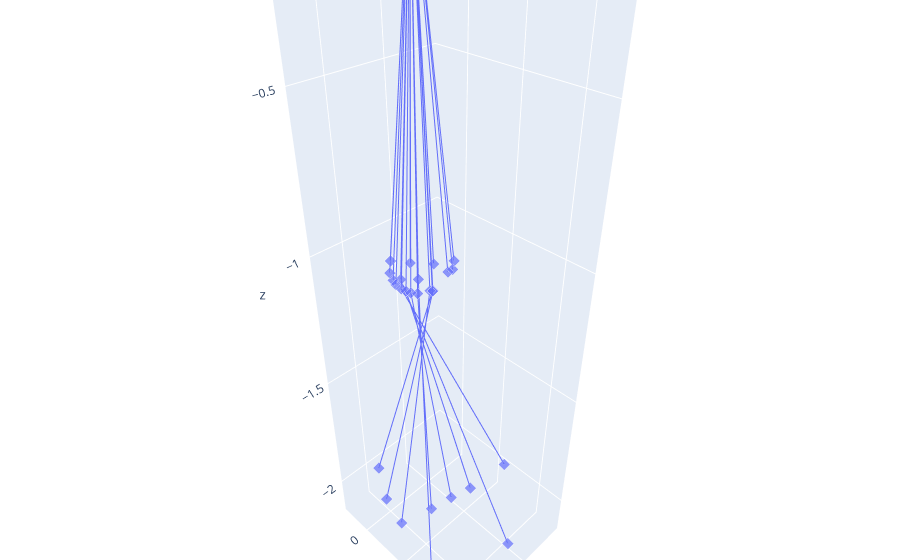

Notebook cell for this chart:
### Code cell
import visu3d as v3d 

idx = 2000

# poss = np.concatenate((r0[valid][::idx, :3], r1[::idx, :3]),axis=0)
# dirss = np.concatenate((r0[valid][::idx, 3:], r1[::idx, 3:]),axis=0)

viz = visu3d_tracer([r0[valid][::idx], r1[::idx]])
viz.fig
# poss = r1[::idx, :3]
# dirss = r1[::idx, 3:]

# poss = np.repeat(sphere_center.reshape(1,3), 160000, 0)
# dirss = sphere_normals
# rays = v3d.Ray(pos=poss, dir=dirss)
# rays.fig

### Figure 1 — Plotly figure (JSON) as saved in the notebook; plotly's stock layout.template omitted (floating-point values rounded to 4 significant figures)
{"data": [{"legendgroup": "Ray 0", "marker": {"size": [0, 6, 0, 0, 6, 0, 0, 6, 0, 0, 6, 0, 0, 6, 0, 0, 6, 0, 0, 6, 0, 0, 6, 0, 0, 6, 0, 0, 6, 0, 0, 6, 0, 0, 6, 0, 0, 6, 0, 0, 6, 0, 0, 6, 0, 0, 6, 0, 0, 6, 0, 0, 6, 0, 0, 6, 0, 0, 6, 0, 0, 6, 0, 0, 6, 0, 0, 6, 0, 0, 6, 0, 0, 6, 0, 0, 6, 0, 0, 6, 0, 0, 6, 0, 0, 6, 0, 0, 6, 0, 0, 6, 0, 0, 6, 0, 0, 6, 0, 0, 6, 0, 0, 6, 0, 0, 6, 0], "symbol": "diamond"}, "mode": "lines+markers", "name": "Ray 0", "showlegend": false, "type": "scatter3d", "x": [0, 0.03951, null, 0, 0.03893, null, 0, 0.1165, null, 0, 0.1059, null, 0, 0.03137, null, 0, 0.1002, null, 0, 0.1389, null, 0, 0.1556, null, 0, 0.1646, null, 0, 0.1731, null, 0, 0.1832, null, 0, 0.02487, null, 0, 0.08175, null, 0, 0.1689, null, 0, 0.1323, null, 0, 0.1623, null, 0, 0.07169, null, 0, 0.1356, null, 0.03951, null, null, 0.03893, null, null, 0.1165, 0.1566, null, 0.1059, 0.2157, null, 0.03137, null, null, 0.1002, 0.237, null, 0.1389, 0.1131, null, 0.1556, 0.03187, null, 0.1646, -0.03916, null, 0.1731, -0.179, null, 0.1832, null, null, 0.02487, null, null, 0.08175, 0.3015, null, 0.1689, null, null, 0.1323, 0.07993, null, 0.1623, null, null, 0.07169, null, null, 0.1356, null, null], "y": [0, 0.1796, null, 0, 0.1733, null, 0, 0.1695, null, 0, 0.1603, null, 0, 0.1464, null, 0, 0.1414, null, 0, 0.1311, null, 0, 0.1206, null, 0, 0.1104, null, 0, 0.1, null, 0, 0.08922, null, 0, 0.07939, null, 0, 0.0719, null, 0, 0.06013, null, 0, 0.05058, null, 0, 0.0387, null, 0, 0.02676, null, 0, 0.01207, null, 0.1796, null, null, 0.1733, null, null, 0.1695, -0.1113, null, 0.1603, 0.001752, null, 0.1464, null, null, 0.1414, 0.1096, null, 0.1311, 0.1382, null, 0.1206, 0.1622, null, 0.1104, 0.1947, null, 0.1, 0.2404, null, 0.08922, null, null, 0.07939, null, null, 0.0719, 0.3362, null, 0.06013, null, null, 0.05058, 0.4819, null, 0.0387, null, null, 0.02676, null, null, 0.01207, null, null], "z": [0, -0.9977, null, 0, -1.03, null, 0, -1.07, null, 0, -1.08, null, 0, -1.056, null, 0, -1.091, null, 0, -1.087, null, 0, -1.081, null, 0, -1.076, null, 0, -1.068, null, 0, -1.054, null, 0, -1.063, null, 0, -1.094, null, 0, -1.06, null, 0, -1.081, null, 0, -1.049, null, 0, -1.062, null, 0, -1.032, null, -0.9977, null, null, -1.03, null, null, -1.07, -2.048, null, -1.08, -2.077, null, -1.056, null, null, -1.091, -2.094, null, -1.087, -2.102, null, -1.081, -2.089, null, -1.076, -2.068, null, -1.068, -2.012, null, -1.054, null, null, -1.063, null, null, -1.094, -2.039, null, -1.06, null, null, -1.081, -1.991, null, -1.049, null, null, -1.062, null, null, -1.032, null, null]}, {"marker": {"color": "rgba(0, 0, 0, 0.0)", "size": 0.01}, "showlegend": false, "type": "scatter3d", "x": [0], "y": [0], "z": [0]}], "layout": {"legend": {"y": 0.96}, "margin": {"b": 0, "l": 0, "r": 0, "t": 0}, "scene": {"aspectmode": "data"}}}
